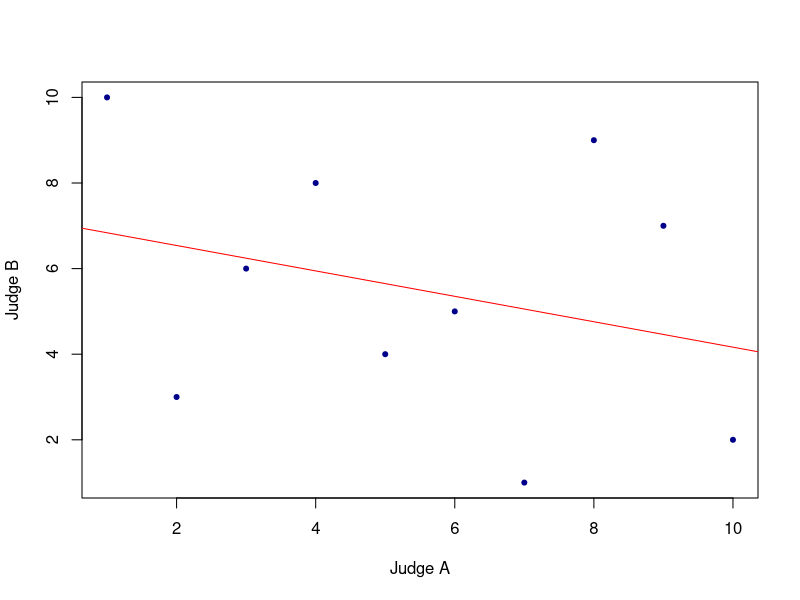
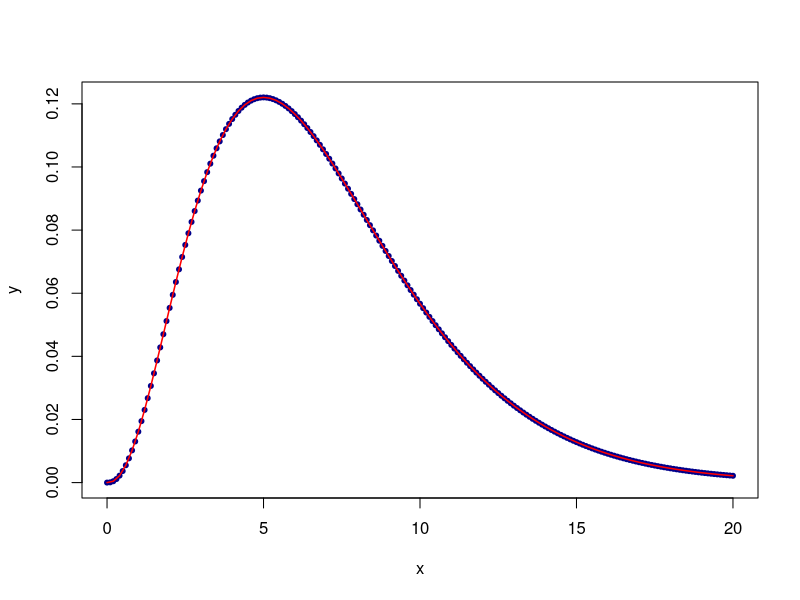

The R script that drew these images, in order:
## ---- chunk 1
sp = rnorm(30,mean=40, sd=3) # random sample from N(40,9)
sort(sp) # arranging in increasing order of magnitude

#(b) Summary statistics
summary(sp)
## ---- chunk 2
rba = c(3,5,8,4,7,10,2,1,6,9) #Judge A
rbb = c(6,4,9,8,1,2,3,10,5,7) #Judge B
cor(rba, rbb, method = "spearman") # Spearman's rank correlation
plot(rba,rbb, pch=20,col="blue4", xlab = "Judge A", ylab = "Judge B") #scatter plot
model = lm(rba~rbb) # Linear Regression model
summary(model)
coef(model)  # Coefficients
abline(model, col="red") # drawing regression equation
## ---- chunk 3
dietA = c(10,6,16,17,13,12,8,14,14)
dietB = c(7,22,15,13,14,8,21,10,16,18)
#(i) and (ii)
t.test(dietA, dietB, var.equal = TRUE, conf.level=0.99)
## ---- chunk 4
# pdf of chi-square
#(i)
dchisq(3,9)
#(ii)
dchisq(5,10)

x = seq(0,20,by=0.1)
y = dchisq(x,7)
plot(x,y, pch=20, col="blue4")
curve(dchisq(x,7),lwd=1.5,col="red",add=T)

# cdf of t distribution
#(i)
pt(3,5)
#(ii)
pt(0,7)

# inverse cdf of t distribution
#(i)
qt(0.3,8)
#(ii)
qt(0.6,8)
## ---- chunk 5
library(grid)
library(vcd)
mp = 0:5
f = c(139,76,28,4,2,1)
data = rep(mp,f)
gf = goodfit(data, type = "poisson", method = "MinChisq")
gf # fitting Poisson distribution
summary(gf) # Testing goodness of fit
